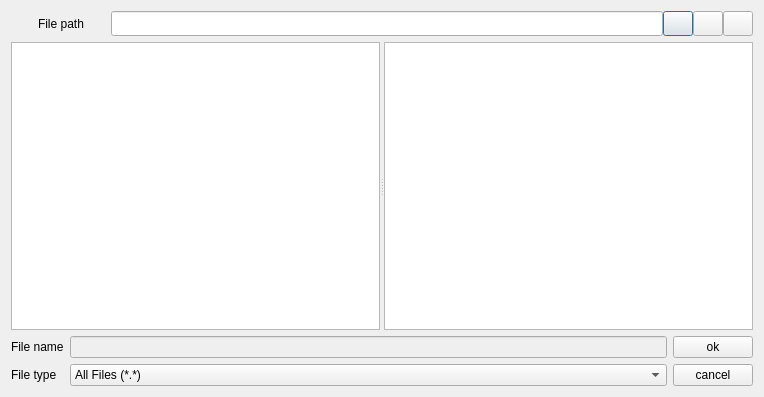
<?xml version="1.0" encoding="UTF-8"?>
<ui version="4.0">
 <class>FITKFileDirectoryDialog</class>
 <widget class="QDialog" name="FITKFileDirectoryDialog">
  <property name="geometry">
   <rect>
    <x>0</x>
    <y>0</y>
    <width>764</width>
    <height>397</height>
   </rect>
  </property>
  <property name="minimumSize">
   <size>
    <width>607</width>
    <height>397</height>
   </size>
  </property>
  <property name="windowTitle">
   <string>Open file: (select single file or file group.)</string>
  </property>
  <layout class="QVBoxLayout" name="verticalLayout">
   <item>
    <layout class="QHBoxLayout" name="horizontalLayout_3">
     <property name="spacing">
      <number>0</number>
     </property>
     <item>
      <layout class="QHBoxLayout" name="horizontalLayout_2">
       <property name="spacing">
        <number>0</number>
       </property>
       <item>
        <widget class="QLabel" name="label_3">
         <property name="sizePolicy">
          <sizepolicy hsizetype="Fixed" vsizetype="Preferred">
           <horstretch>0</horstretch>
           <verstretch>0</verstretch>
          </sizepolicy>
         </property>
         <property name="minimumSize">
          <size>
           <width>100</width>
           <height>0</height>
          </size>
         </property>
         <property name="maximumSize">
          <size>
           <width>100</width>
           <height>16777215</height>
          </size>
         </property>
         <property name="text">
          <string>File path</string>
         </property>
         <property name="alignment">
          <set>Qt::AlignCenter</set>
         </property>
        </widget>
       </item>
       <item>
        <widget class="QLineEdit" name="FilePath">
         <property name="minimumSize">
          <size>
           <width>0</width>
           <height>25</height>
          </size>
         </property>
        </widget>
       </item>
      </layout>
     </item>
     <item>
      <layout class="QHBoxLayout" name="buttons">
       <property name="spacing">
        <number>0</number>
       </property>
       <item>
        <widget class="QPushButton" name="back">
         <property name="maximumSize">
          <size>
           <width>30</width>
           <height>25</height>
          </size>
         </property>
         <property name="text">
          <string/>
         </property>
         <property name="flat">
          <bool>false</bool>
         </property>
        </widget>
       </item>
       <item>
        <widget class="QPushButton" name="front">
         <property name="maximumSize">
          <size>
           <width>30</width>
           <height>25</height>
          </size>
         </property>
         <property name="text">
          <string/>
         </property>
         <property name="flat">
          <bool>false</bool>
         </property>
        </widget>
       </item>
       <item>
        <widget class="QPushButton" name="up">
         <property name="maximumSize">
          <size>
           <width>30</width>
           <height>25</height>
          </size>
         </property>
         <property name="text">
          <string/>
         </property>
         <property name="icon">
          <iconset>
           <normaloff>:/images/arrow_up.png</normaloff>:/images/arrow_up.png</iconset>
         </property>
         <property name="flat">
          <bool>false</bool>
         </property>
        </widget>
       </item>
      </layout>
     </item>
    </layout>
   </item>
   <item>
    <widget class="QSplitter" name="splitter">
     <property name="minimumSize">
      <size>
       <width>0</width>
       <height>256</height>
      </size>
     </property>
     <property name="orientation">
      <enum>Qt::Horizontal</enum>
     </property>
     <widget class="QTreeView" name="PathTree">
      <property name="minimumSize">
       <size>
        <width>0</width>
        <height>0</height>
       </size>
      </property>
      <property name="maximumSize">
       <size>
        <width>16777215</width>
        <height>16777215</height>
       </size>
      </property>
      <property name="selectionMode">
       <enum>QAbstractItemView::ExtendedSelection</enum>
      </property>
      <property name="textElideMode">
       <enum>Qt::ElideNone</enum>
      </property>
      <property name="rootIsDecorated">
       <bool>true</bool>
      </property>
     </widget>
     <widget class="QTreeWidget" name="FileTree">
      <property name="minimumSize">
       <size>
        <width>50</width>
        <height>0</height>
       </size>
      </property>
      <property name="selectionMode">
       <enum>QAbstractItemView::SingleSelection</enum>
      </property>
      <property name="indentation">
       <number>10</number>
      </property>
      <property name="expandsOnDoubleClick">
       <bool>false</bool>
      </property>
      <attribute name="headerVisible">
       <bool>false</bool>
      </attribute>
      <column>
       <property name="text">
        <string notr="true">FileName</string>
       </property>
      </column>
     </widget>
    </widget>
   </item>
   <item>
    <layout class="QGridLayout" name="SelectFile">
     <property name="leftMargin">
      <number>0</number>
     </property>
     <property name="topMargin">
      <number>0</number>
     </property>
     <property name="rightMargin">
      <number>0</number>
     </property>
     <property name="bottomMargin">
      <number>0</number>
     </property>
     <property name="spacing">
      <number>6</number>
     </property>
     <item row="1" column="1">
      <widget class="QComboBox" name="FileType">
       <item>
        <property name="text">
         <string>All Files (*.*)</string>
        </property>
       </item>
      </widget>
     </item>
     <item row="0" column="1">
      <widget class="QLineEdit" name="FileName">
       <property name="enabled">
        <bool>false</bool>
       </property>
      </widget>
     </item>
     <item row="1" column="0">
      <widget class="QLabel" name="label">
       <property name="text">
        <string>File type</string>
       </property>
      </widget>
     </item>
     <item row="1" column="2">
      <widget class="QPushButton" name="Cancel">
       <property name="text">
        <string>cancel</string>
       </property>
      </widget>
     </item>
     <item row="0" column="2">
      <widget class="QPushButton" name="OKChoice">
       <property name="text">
        <string>ok</string>
       </property>
      </widget>
     </item>
     <item row="0" column="0">
      <widget class="QLabel" name="label_2">
       <property name="text">
        <string>File name</string>
       </property>
      </widget>
     </item>
    </layout>
   </item>
  </layout>
 </widget>
 <layoutdefault spacing="6" margin="11"/>
 <resources/>
 <connections/>
</ui>
